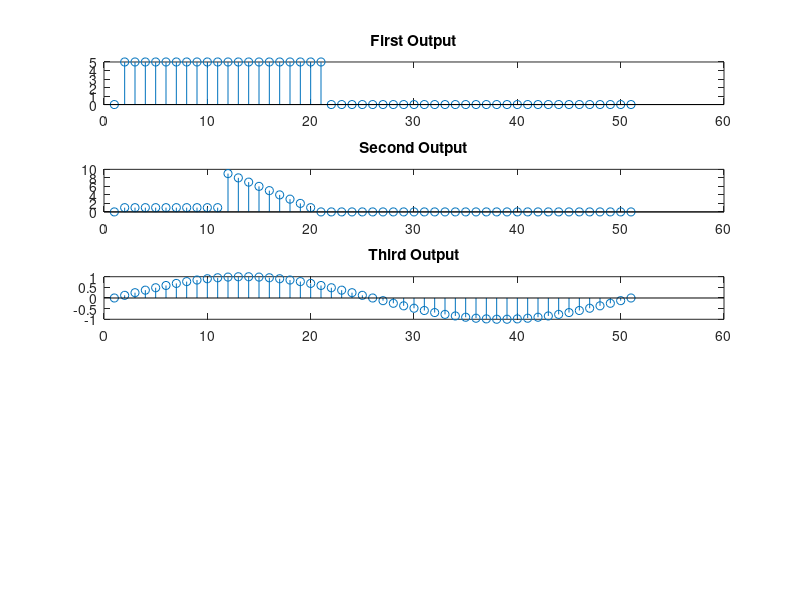

Write the MATLAB code that produced this figure.
clc;
clear all;
close all;

n = 0:50;

u = [(n>=0)];
u1 = [(n-1)>=0];
u20 = [(n-20)>=0];
u10 = [(n-10)>=0];
u100 = [(n-100)>=0];
u11 = [(n-11)>=0];
u21 = [(n-21)>=0];
u101 = [(n-101)>=0];

x1 = 5.*(u - u20);
x11 = 5.*(u1 - u21);
subplot(5, 1, 1);
stem(x11);
title("First Output")

x22 = (u1 - u11) + (20-n).*(u11-u21);
subplot(5,1,2);
stem(x22);
title("Second Output")

x33 = sin(pi.*n/25).*(u - u100);
subplot(5,1,3);
stem(x33);
title("Third Output");
